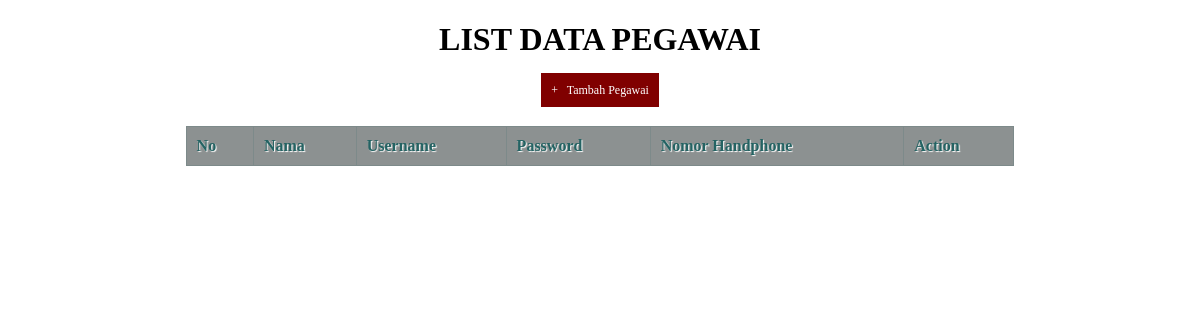
The app's page /Tabel_List_Pegawai/index.php, older data.
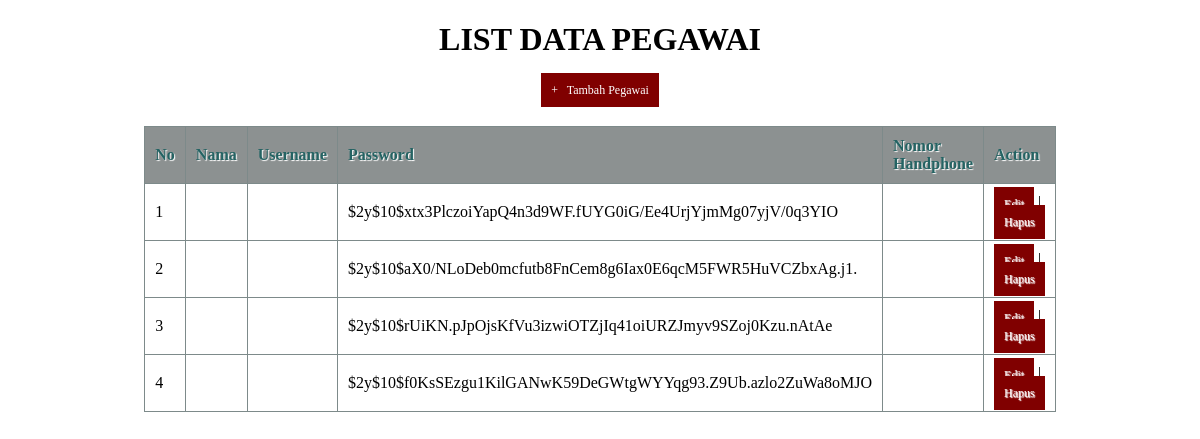
The same page, newer data.
### tables this page shows
CREATE TABLE `user` (
  `id` int(11) NOT NULL,
  `name` varchar(128) NOT NULL,
  `email` varchar(128) NOT NULL,
  `image` varchar(128) NOT NULL,
  `password` varchar(256) NOT NULL,
  `role_id` int(11) NOT NULL,
  `is_active` int(1) NOT NULL,
  `date_created` int(11) NOT NULL
);

### Tabel_List_Pegawai/index.php (the view, shortened to what this page needs)
<?php
    include('koneksi.php');
?>
<!DOCTYPE html>
<html lang="en">
<head>
</head>
<body>
        <center><h1>List Data Pegawai</h1></center>
        <center><a href="tambah_data.php">+ &nbsp; Tambah Pegawai</a></center>
        <br>
        <table>
            <thead>
                    <tr>
                        <th>No</th>
                        <th>Nama</th>
                        <th>Username</th>
                        <th>Password</th>
                        <th>Nomor Handphone</th>
                        <th>Action</th>
                    </tr>
            </thead>
            <tbody>
                <?php
                    $query = "SELECT * FROM user ORDER BY id ASC";
                    $result = mysqli_query($koneksi, $query);
                    $no = 1;
                    while($row = mysqli_fetch_assoc($result))
                    {
                        ?>
                        <tr>
                            <td><?php echo $no; ?></td>
                            <td><?php echo $row['nama'];?></td>
                            <td><?php echo $row['username'];?></td>
                            <td><?php echo $row['password'];?></td>
                            <td><?php echo $row['no_hp'];?></td>
                            <td>
                            <a href="edit_data.php?id=<?php echo $row['id']; ?>">Edit</a> |
                            <a href="hapus_data.php?id=<?php echo $row['id']; ?>" onclick="return confirm{'Anda yakin ingin menghapus data ini?')">Hapus</a>
                            </td>
                        </tr>
                        <?php
                            $no++;
                    }
                        ?>
            </tbody>
        </table>
</body>
</html>

### Tabel_List_Pegawai/index.php (style rules this page uses)
* { font-family : "Trebuchet MS"; }
h1 { text-transform: uppercase; color : black; }
table { border: solid 1px; border-collapse: collapse; border-spacing: 0; width : 70%; margin : 10px auto 10px auto; }
table thead th { background-color : #8c9191; border: solid 1px #7d8a8a; color: #246363; padding: 10px; text-align: left; text-shadow: 1px 1px 1px #fff; text-decoration: none; }
table tbody td { border : solid 1px #7d8a8a; color : 333; padding : 10px; text-shadow: 1px 1px 1px #fff; }
a { background-color : #800000; color : #fff; padding : 10px; text-decoration: none; font-size: 12px; }

Row changes from the older to the newer data that the page shows:
added user: password "$2y$10$xtx3PlczoiYapQ4n3d9WF.fUYG0iG/Ee4UrjYjmMg07yjV/0q3YIO"
added user: password "$2y$10$aX0/NLoDeb0mcfutb8FnCem8g6Iax0E6qcM5FWR5HuVCZbxAg.j1."
added user: password "$2y$10$rUiKN.pJpOjsKfVu3izwiOTZjIq41oiURZJmyv9SZoj0Kzu.nAtAe"
added user: password "$2y$10$f0KsSEzgu1KilGANwK59DeGWtgWYYqg93.Z9Ub.azlo2ZuWa8oMJO"
